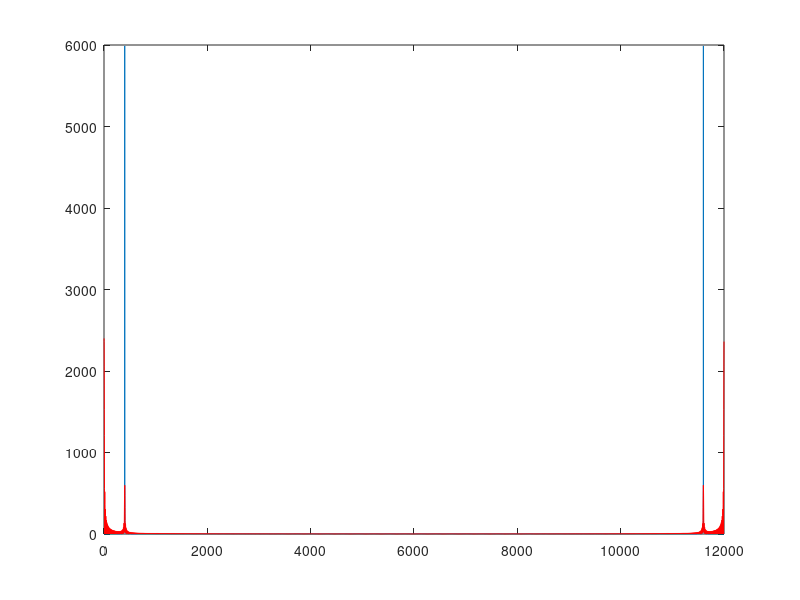

MATLAB code for this plot:
clc;
clear;

f_0 = 400;
A = 1;
t1 = linspace(0,1,12000);%Samplefrekvens er 12kHz, ergo 12000 målinger per. sekund
a1 = A*sin(2*pi*f_0*t1);

dft1 = fft(a1,12000);
plot(abs(dft1))

hold on

t2 = linspace(0,0.1,1200);
a2 = 2 + A*sin(2*pi*f_0*t2);

dft2 = fft(a2,12000);
plot(abs(dft2),'r');

save result22

audiowrite('firstsine.wav', a1, 12000)